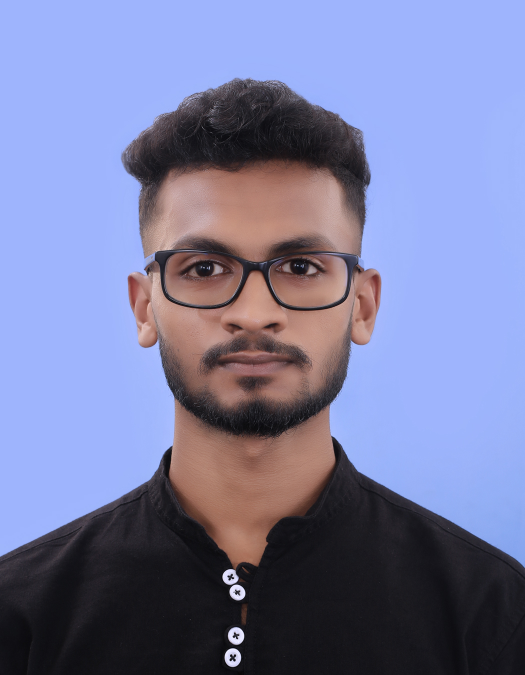
#> input picture Day 57/indrajith1.JPG, 1050 x 1350 px (shown at 1/2 size)
$ python day_57_i.py
#> lines starting #> are read from the running program, lines starting #| are printed output that depends on the picture
# Load and Resize Image

from PIL import Image

def load_image(image_path, new_width=100):

    # Open the Image
#> called with image_path = 'indrajith1.JPG', new_width = 50
    img = Image.open(image_path)
#> img is the input picture: PIL image 1050x1350 RGB; mean R, G, B 119.2, 123.2, 160.8

    # Calculate Aspect Ratio
    aspect_ratio = img.height / img.width
#> aspect_ratio = 1.29

    new_height = int(new_width * aspect_ratio * 0.55)
#> new_height = 35
    img = img.resize((new_width, new_height))
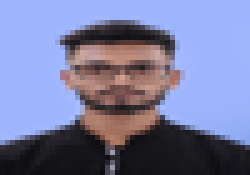
#> img: PIL image 50x35 RGB (shown 5 times larger); mean R, G, B 119.2, 123.2, 160.7
    return img

# mapping pixels to ASCII characters

# First we need to convert the image to grayscale
# for that

def convert_to_grayscale(img):
    return img.convert("L")
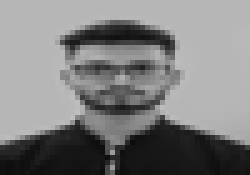
#> returned value: PIL image 50x35 L (shown 5 times larger); min 13, max 191, mean 126.4

# next we have to map pixels
def map_pixels_to_ASCII(img):
    ascii_chars = "@%#*+=-:."
    pixels = img.getdata()
    num_chars = len(ascii_chars)
    ascii_str = "".join([ascii_chars[pixel * (num_chars - 1) // 255] for pixel in pixels])
    return ascii_str


# Generating final ASCII Art
def generate_ascii_art(image_path, new_width=100):

    # Load and resize image
    img = load_image(image_path, new_width)

    # Convert to Grayscale
    gray_image = convert_to_grayscale(img)

    # Map Pixels to ASCII
    ascii_str = map_pixels_to_ASCII(gray_image)

    # Format ASCII String into Rows
    ascii_art = "\n".join([ascii_str[i:i + new_width] for i in range(0, len(ascii_str), new_width)])

    return ascii_art

def save_ascii_art(ascii_art, output_path):
    with open(output_path, "w") as file:
        file.write(ascii_art)

ascii_art = generate_ascii_art("indrajith1.JPG",50)
save_ascii_art(ascii_art, "final.txt")

$ run again, with Day 57/indrajith.jpg copied over Day 57/indrajith1.JPG
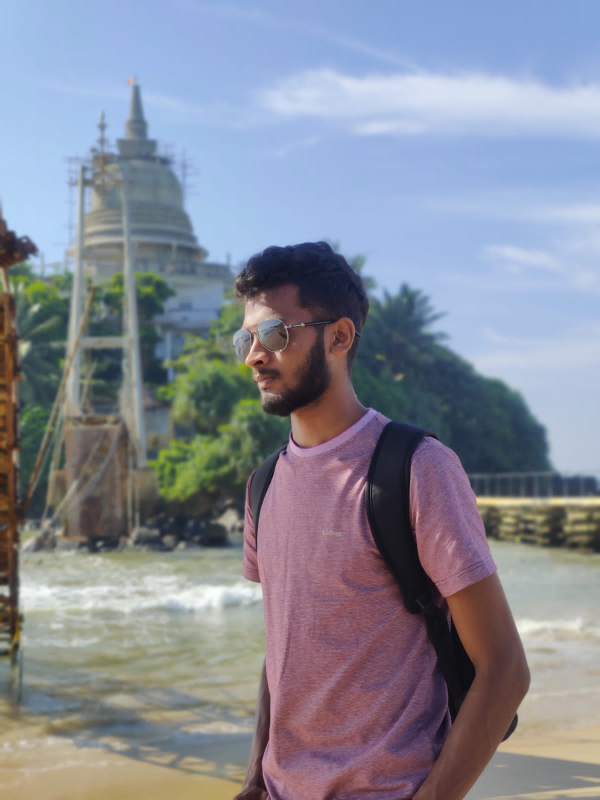
#> input picture Day 57/indrajith.jpg, 1200 x 1600 px (shown at 1/2 size)
#> in load_image, img is the input picture: PIL image 1200x1600 RGB; mean R, G, B 134.1, 137.8, 150.7
#> in load_image, `img = img.resize((new_width, new_height))`:
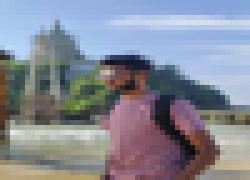
#> img: PIL image 50x36 RGB (shown 5 times larger); mean R, G, B 134.1, 137.8, 150.7
#> in convert_to_grayscale, `return img.convert("L")`:
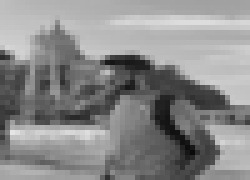
#> returned value: PIL image 50x36 L (shown 5 times larger); min 11, max 229, mean 138.1
